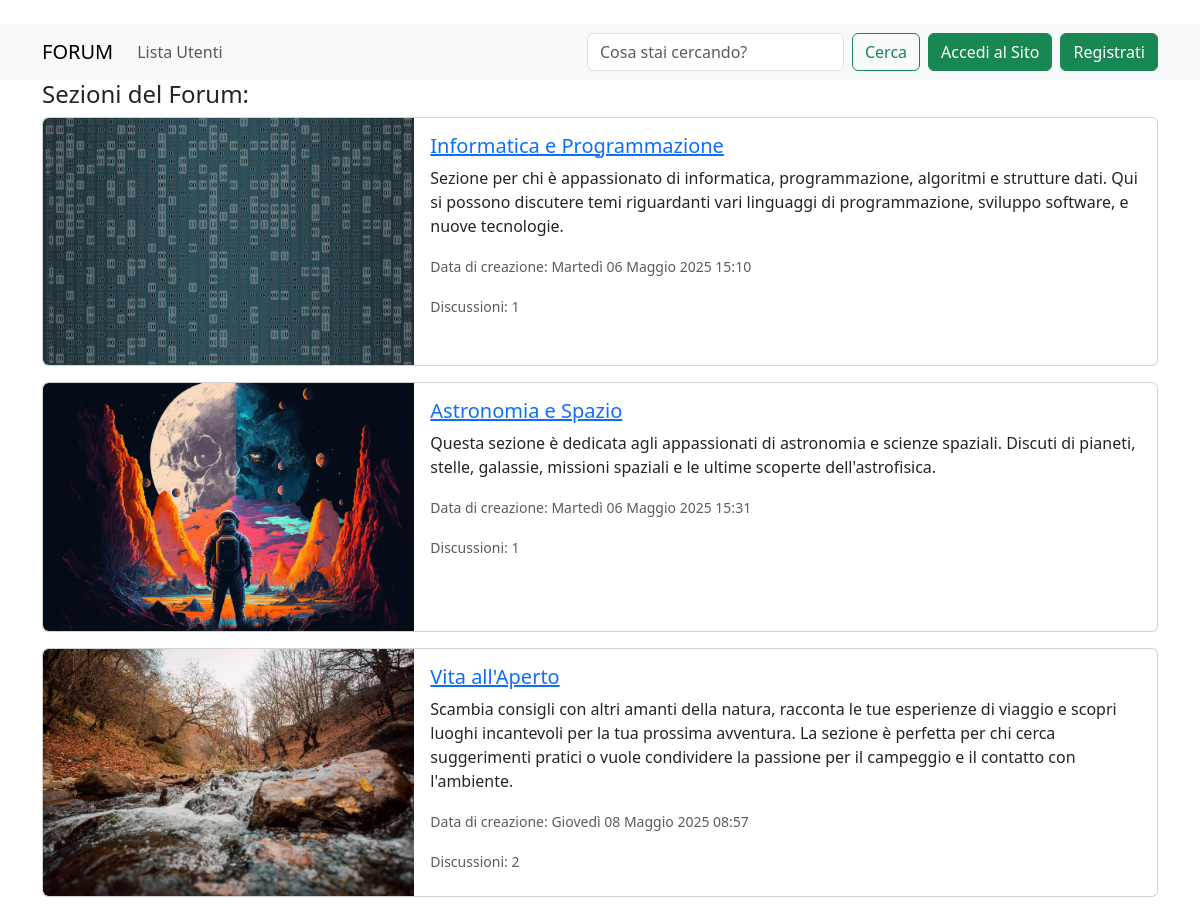
The page / on the database its author committed.
### forum/models.py (models this page shows)
class Section(TimeStampModel):
    name = models.CharField(max_length=80)
    description = models.TextField()
    logo = models.ImageField()
    class Meta:
        verbose_name = 'Sezione'
        verbose_name_plural = 'Sezioni'
    def __str__(self):
        return self.name
    def get_absolute_url(self):
        return reverse('forum:section_detail', kwargs={'pk': self.pk})
    def get_n_threads(self):
        return self.thread_set.count()

### forum/views.py (the view)
# urls.py: path('', views.Homepage.as_view(), name='forum_homepage'),
class Homepage(ListView):
    queryset = Section.objects.all()
    template_name = 'forum/homepage.html'
    context_object_name = 'sections'

### forum/templates/forum/homepage.html
{% extends "base.html" %}
{% block content %}
<h4>Sezioni del Forum:</h4>
{% for section in sections %}
<div class="card mb-3">
    <div class="row g-0">
      <div class="col-md-4">
        <img src="{{ section.logo.url }}" class="img-fluid rounded-start" alt="...">
      </div>
      <div class="col-md-8">
        <div class="card-body">
          <h5 class="card-title">
            <a href="{{ section.get_absolute_url }}">{{ section }}</a>
          </h5>
          <p class="card-text">
            {{ section.description }}
          </p>
          <p class="card-text">
            <small class="text-body-secondary">Data di creazione: {{ section.created}}</small>
          </p>
          <p class="card-text">
            <small class="text-body-secondary">Discussioni: {{ section.get_n_threads}}</small>
          </p>
        </div>
      </div>
    </div>
  </div>
{% endfor %}
{% endblock %}

### templates/base.html (shortened to what this page needs)
{% load static %}
<!DOCTYPE html>
<html lang="it">
<head>
    <link href="https://cdn.jsdelivr.net/npm/bootstrap@5.3.6/dist/css/bootstrap.min.css" rel="stylesheet"
>
    </head>
<body>
    <br>
    <nav class="navbar navbar-expand-lg bg-body-tertiary">
        <div class="container">
            <a class="navbar-brand" href="/">FORUM</a>
            <div class="collapse navbar-collapse" id="navbarTogglerDemo02">
                <ul class="navbar-nav me-auto mb-2 mb-lg-0">
                    <li class="nav-item">
                        <a class="nav-link" href="{% url 'users:user_list' %}">Lista Utenti</a>
                    </li>
                </ul>
                <form class="d-flex ms-auto" role="search" action="{% url 'search' %}">
                    <input class="form-control me-2" type="search" placeholder="Cosa stai cercando?" aria-label="Search" type="text"
                        name="q" placeholder="Cerca nel forum">
                    <button class="btn btn-outline-success" type="submit">Cerca</button>
                </form>
                {% if request.user.is_authenticated %}
                <div class="dropdown ms-2">
                    <a class="btn btn-success dropdown-toggle" href="#" role="button" data-bs-toggle="dropdown"
                        aria-expanded="false">
                        Ciao, {{ request.user.username }}
                    </a>
                    <ul class="dropdown-menu dropdown-menu-end">
                        <li>
                            <form method='POST' action="{% url 'logout' %}">
                                {% csrf_token %}
                                <button class="dropdown-item text-center" type="submit">Esci dal Sito</button>
                            </form>
                        </li>
                        {% if request.user.is_staff %}
                        <li><a class="dropdown-item text-center" href="/admin">Amministrazione</a></li>
                        <li><a class="dropdown-item text-center" href="{% url 'forum:section_create' %}">Crea Sezione</a></li>
                        {% endif %}
                    </ul>
                </div>
                {% else %}
                <a class="btn btn-success ms-2" href="{% url 'login' %}">Accedi al Sito</a>
                <a class="btn btn-success ms-2" href="{% url 'django_registration_register' %}">Registrati</a>
                {% endif %}
            </div>
        </div>
    </nav>
    <div class="container">
        {% block content %}{% endblock %}
    </div>
</body>
</html>

### rows shown on the page
Section: logo (picture), name "Informatica e Programmazione", description "Sezione per chi è appassionato di informatica, programmazione, algoritmi e strutture dati. Qui si possono discutere temi riguardanti vari linguaggi di programmazione, sviluppo software, e nuove tecnologie.", created "Martedì 06 Maggio 2025 15:10", get_n_threads "1"
Section: logo (picture), name "Astronomia e Spazio", description "Questa sezione è dedicata agli appassionati di astronomia e scienze spaziali. Discuti di pianeti, stelle, galassie, missioni spaziali e le ultime scoperte dell'astrofisica.", created "Martedì 06 Maggio 2025 15:31", get_n_threads "1"
Section: logo (picture), name "Vita all'Aperto", description "Scambia consigli con altri amanti della natura, racconta le tue esperienze di viaggio e scopri luoghi incantevoli per la tua prossima avventura. La sezione è perfetta per chi cerca suggerimenti pratici o vuole condividere la passione per il campeggio e il contatto con l'ambiente.", created "Giovedì 08 Maggio 2025 08:57", get_n_threads "2"
